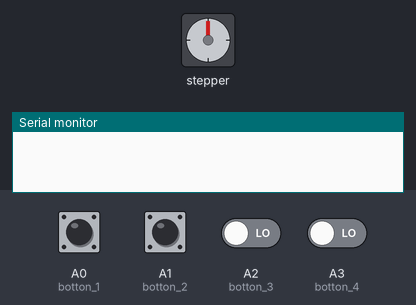
Simulated run of this sketch. Board: Arduino Uno, built with avr-gcc and run on an emulated ATmega328P. On the bench: stepper motor, the last lines printed to the serial monitor. Inputs (shaded band) come from the test bench; at power-on: A0 (botton_1), A1 (botton_2), A2 (botton_3), A3 (botton_4) LOW. Stepper angles assume 2048 steps per turn.

Above: at 1.2 s.
1.3 s: A0 (botton_1) pulled HIGH for 0.15 s
At 1.75 s:
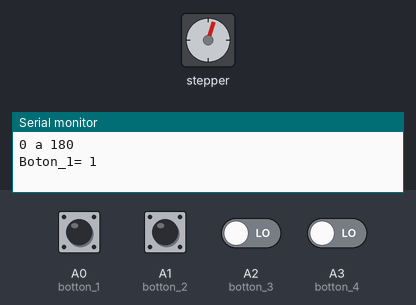
At 2.35 s:
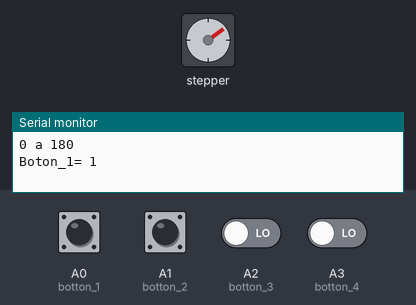
4.3 s: A2 (botton_3) driven HIGH and A3 (botton_4) driven HIGH
At 4.9 s:
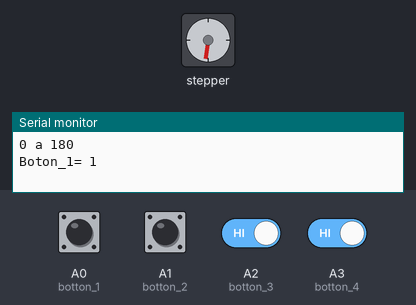
Timing chart, 0 to 16.3 s (numbered marks = the images above; inputs shaded):
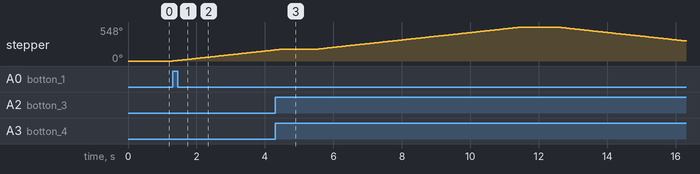

The sketch:

arduino_stepper_boton.ino
```cpp
#include <Stepper.h>
double stepsPerRevolution = 2048;
double stepsPerRevolution1 = 1070;
Stepper myStepper(stepsPerRevolution, 8, 10, 9, 11);  // Pin inversion to make the library work

int botton_1 = A0;
int botton_2 = A1;
int botton_3 = A2;
int botton_4 = A3;
int valor1 = 0;
int valor2 = 0;
int valor3 = 0;
int valor4 = 0;

void setup() {
  myStepper.setSpeed(10);
  Serial.begin(9600);
  pinMode(botton_1, INPUT);
  pinMode(botton_2, INPUT);
  pinMode(botton_3, INPUT);
  pinMode(botton_4, INPUT);
  }

  void loop() {
  valor1 = digitalRead(botton_1);
  valor2 = digitalRead(botton_2);
  valor3 = digitalRead(botton_3);
  valor4 = digitalRead(botton_4);

     if (valor1 == HIGH)
   {
    Serial.println("0 a 180 ");
    Serial.print("Boton_1= ");
    Serial.println(valor1);
    myStepper.step(stepsPerRevolution1);
    delay(1000);
   }

    if (valor2 == HIGH)
    {
   Serial.println("180 a 0");
   Serial.print("Boton_2= ");
   Serial.println(valor2);
   myStepper.step(-stepsPerRevolution1);
   delay(1000);
    }
    if (valor3 == HIGH)
   {
    Serial.println("0 a 360");
    Serial.print("Boton_3= ");
    Serial.println(valor3);
    myStepper.step(stepsPerRevolution);
    delay(1000);
   }

    if (valor4 == HIGH)
    {
   Serial.println("360 a 0");
   Serial.print("Boton_4= ");
   Serial.println(valor4);
   myStepper.step(-stepsPerRevolution);
   delay(1000);
    }
}
```

Measured:
- after the input at 1.3 s, stepper: keeps turning clockwise at about 60°/s, starting at once
